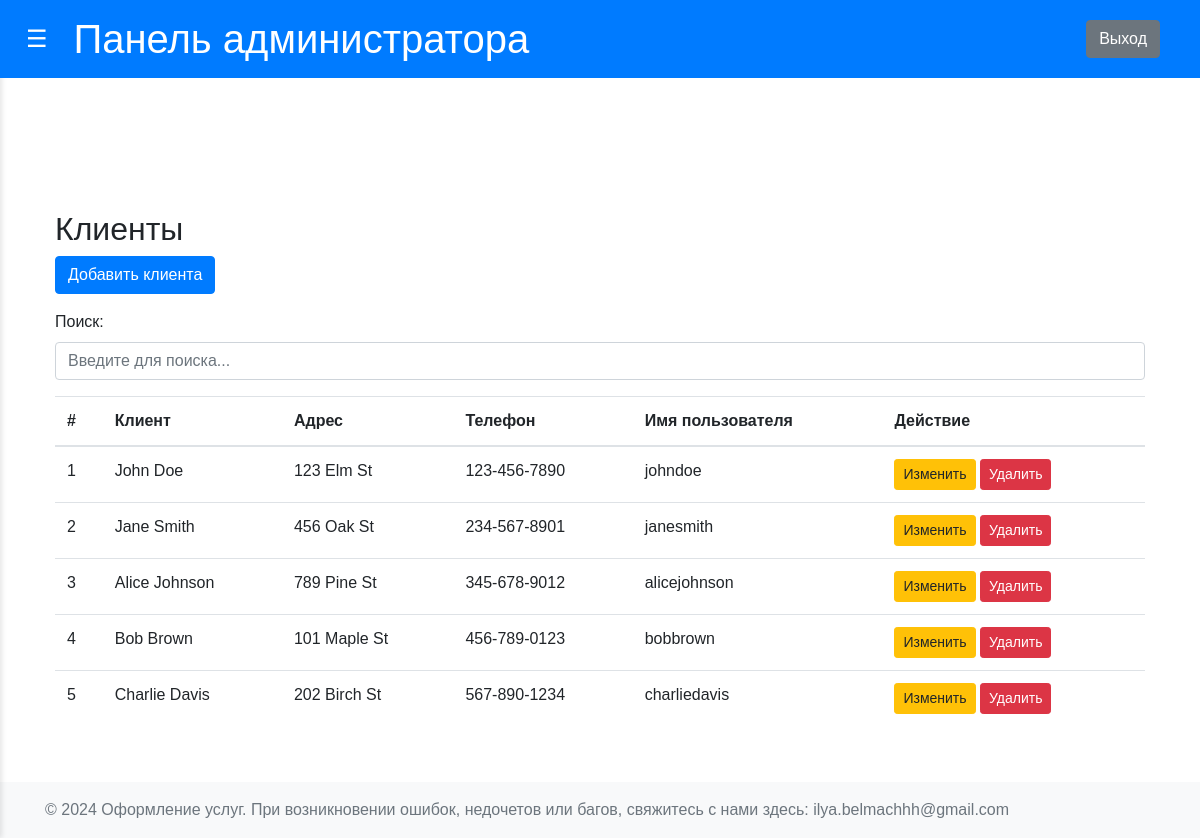
The page /admin/clients (signed in) on the database its author committed.
### app/models.py (models this page shows, shortened)
class Clients(db.Model):
    __tablename__ = 'Clients'
    id = db.Column(db.Integer, primary_key=True)
    full_name = db.Column(db.String(150), nullable=False)
    address = db.Column(db.String(250), nullable=False)
    telephone = db.Column(db.String(50), unique=True, nullable=False)
    login = db.Column(db.String(150), unique=True, nullable=False)
    password = db.Column(db.String(150), nullable=False)

### app/admin/routs.py (the view)
@admin.route('/admin/clients')
def manage_clients():
    if session.get('role') != 'admin':
        return redirect(url_for('users.login'))
    clients = Clients.query.all()
    return render_template('admin/manage_clients.html', clients=clients)

### app/templates/admin/manage_clients.html
{% extends 'admin/dashboard_admin_base.html' %}
{% block content %}
<div class="container mt-4">
    <h2>Клиенты</h2>
    <a href="{{ url_for('admin.add_client') }}" class="btn btn-primary mb-3">Добавить клиента</a>
    <div class="mb-3">
        <label for="searchInput" class="form-label">Поиск:</label>
        <input type="text" id="searchInput" class="form-control" placeholder="Введите для поиска...">
    </div>
    <table class="table">
        <thead>
            <tr>
                <th>#</th>
                <th>Клиент</th>
                <th>Адрес</th>
                <th>Телефон</th>
                <th>Имя пользователя</th>
                <th>Действие</th>
            </tr>
        </thead>
        <tbody>
            {% for client in clients %}
            <tr>
                <td>{{ client.id }}</td>
                <td>{{ client.full_name }}</td>
                <td>{{ client.address }}</td>
                <td>{{ client.telephone }}</td>
                <td>{{ client.login }}</td>
                <td>
                    <a href="{{ url_for('admin.edit_client', id=client.id) }}" class="btn btn-warning btn-sm">Изменить</a>
                    <a href="{{ url_for('admin.delete_client', id=client.id) }}" class="btn btn-danger btn-sm" onclick="return confirm('Вы точно хотите удалить клиента?');">Удалить</a>
                </td>
            </tr>
            {% endfor %}
        </tbody>
    </table>
</div>
{% endblock %}

### app/static/css/styles.css (style rules this page uses)
body { font-family: Arial, sans-serif; margin: 0; display: flex; height: 100vh; overflow: hidden; }
main h2 { margin-top: 0; }

### rows shown on the page
Clients: id "1", full_name "John Doe", address "123 Elm St", telephone "123-456-7890", login "johndoe"
Clients: id "2", full_name "Jane Smith", address "456 Oak St", telephone "234-567-8901", login "janesmith"
Clients: id "3", full_name "Alice Johnson", address "789 Pine St", telephone "345-678-9012", login "alicejohnson"
Clients: id "4", full_name "Bob Brown", address "101 Maple St", telephone "456-789-0123", login "bobbrown"
Clients: id "5", full_name "Charlie Davis", address "202 Birch St", telephone "567-890-1234", login "charliedavis"
